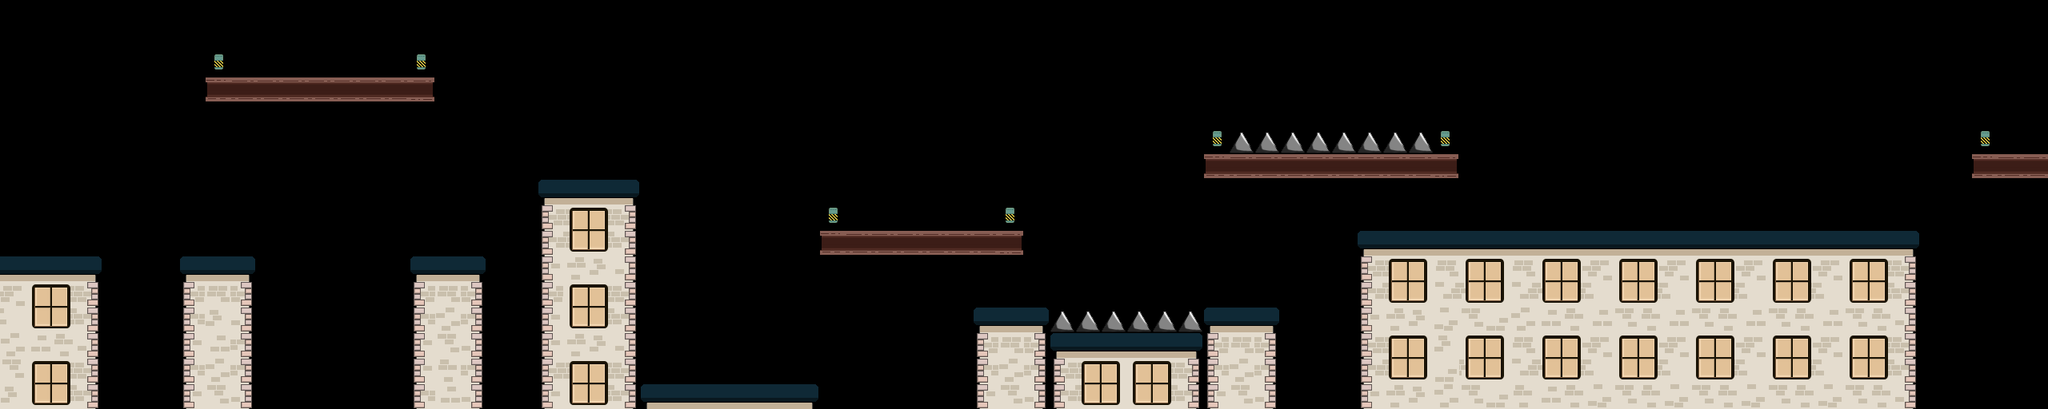

This game map was drawn from its Tiled (.tmx) file and the tilesets committed beside it. A one-line description and the trimmed map source follow:
An orthogonal 80x16 tile map with 32x32 px tiles, 1 tile layer (Tile Layer), 3 tilesets and 27 objects (19x Body, 2x HeroinSpawn, 2x PendulumSpawn, CannabisSpawn, PlayerSpawn, ...).

<map version="1.0" orientation="orthogonal" width="80" height="16" tilewidth="32" tileheight="32">
 <properties>
  <property name="props:Physics:DrawMode" value="" />
 </properties>
 <tileset firstgid="1" name="rooftops" tilewidth="32" tileheight="32">
  <image source="rooftops.png" width="320" height="192" />
 </tileset>
 <tileset firstgid="61" name="plank" tilewidth="32" tileheight="32">
  <image source="plank.png" width="96" height="96" />
 </tileset>
 <tileset firstgid="70" name="spikes 32px" tilewidth="32" tileheight="32">
  <image source="spikes 32px.png" width="64" height="96" />
 </tileset>
 <layer name="Tile Layer" width="80" height="16">
  <data>[1280 cells, 385 non-empty, 48 distinct tile ids]</data>
 </layer>
 <objectgroup name="Enemy" width="80" height="16">
  <object name="Ground" type="Body" x="1504" y="192" width="320" height="32">
   <properties>
    <property name="props:IsGround" value="" />
    <property name="props:bodyType" value="static" />
    <property name="props:friction" value="1" />
   </properties>
  </object>
  <object name="Spikes" type="Body" x="1536" y="164" width="256" height="27">
   <properties>
    <property name="props:IsSpike" value="" />
    <property name="props:bodyType" value="static" />
    <property name="props:bounce" value="1" />
    <property name="props:friction" value="1" />
   </properties>
  </object>
  <object name="Ground" type="Body" x="800" y="480" width="224" height="32">
   <properties>
    <property name="props:IsGround" value="" />
    <property name="props:bodyType" value="static" />
    <property name="props:friction" value="1" />
   </properties>
  </object>
  <object name="Heroin" type="HeroinSpawn" x="864" y="435">
   <properties>
    <property name="props:aggroRadius" value="96" />
    <property name="props:attackSpeed" value="1" />
    <property name="props:bulletSpeed" value="2" />
    <property name="props:enemyType" value="2" />
    <property name="props:patrolDirection" value="-1" />
    <property name="props:patrolRadius" value="64" />
    <property name="props:patrolSpeed" value="1" />
   </properties>
   <ellipse />
  </object>
  <object name="Heroin" type="HeroinSpawn" x="960" y="435">
   <properties>
    <property name="props:aggroRadius" value="96" />
    <property name="props:attackSpeed" value="1" />
    <property name="props:bulletSpeed" value="2" />
    <property name="props:enemyType" value="2" />
    <property name="props:patrolDirection" value="-1" />
    <property name="props:patrolRadius" value="64" />
    <property name="props:patrolSpeed" value="1" />
   </properties>
   <ellipse />
  </object>
  <object name="Ground" type="Body" x="2464" y="192" width="96" height="32">
   <properties>
    <property name="props:IsGround" value="" />
    <property name="props:bodyType" value="static" />
    <property name="props:friction" value="1" />
   </properties>
  </object>
  <object name="Ground" type="Body" x="1696" y="288" width="704" height="224">
   <properties>
    <property name="props:IsGround" value="" />
    <property name="props:bodyType" value="static" />
    <property name="props:friction" value="1" />
   </properties>
  </object>
  <object name="Cannabis" type="CannabisSpawn" x="2240" y="266">
   <properties>
    <property name="props:aggroRadius" value="128" />
    <property name="props:chaseRadius" value="128" />
    <property name="props:chaseSpeed" value="2" />
    <property name="props:enemyType" value="1" />
    <property name="props:patrolDirection" value="-1" />
    <property name="props:patrolRadius" value="64" />
    <property name="props:patrolSpeed" value="1" />
   </properties>
   <ellipse />
  </object>
  <object name="swing" type="PendulumSpawn" x="271" y="126">
   <properties>
    <property name="props:radius" value="80" />
   </properties>
   <ellipse />
  </object>
  <object name="swing" type="PendulumSpawn" x="528" y="125">
   <properties>
    <property name="props:radius" value="80" />
   </properties>
   <ellipse />
  </object>
  <object name="Ground" type="Body" x="0" y="-22" width="2561" height="19">
   <properties>
    <property name="props:IsGround" value="" />
    <property name="props:IsWall" value="" />
    <property name="props:bodyType" value="static" />
    <property name="props:friction" value="1" />
   </properties>
  </object>
  <object name="Ground" type="Body" x="-17" y="-2" width="15" height="516">
   <properties>
    <property name="props:IsGround" value="" />
    <property name="props:IsWall" value="" />
    <property name="props:bodyType" value="static" />
    <property name="props:friction" value="1" />
   </properties>
  </object>
 </objectgroup>
 <objectgroup name="Player" width="80" height="16">
  <object name="player" type="PlayerSpawn" x="46" y="288">
   <properties>
    <property name="props:Player" value="" />
    <property name="props:canJump" value="" />
    <property name="props:playerImage" value="Images/Neg/Main Char Neg.png" />
   </properties>
   <ellipse />
  </object>
 </objectgroup>
 <objectgroup name="Object Layer 1" width="80" height="16">
  <object name="Ground" type="Body" x="0" y="320" width="128" height="192">
   <properties>
    <property name="props:IsGround" value="" />
    <property name="props:bodyType" value="static" />
    <property name="props:friction" value="1" />
   </properties>
  </object>
  <object name="Ground" type="Body" x="672" y="224" width="128" height="288">
   <properties>
    <property name="props:IsGround" value="" />
    <property name="props:IsWall" value="" />
    <property name="props:bodyType" value="static" />
    <property name="props:friction" value="1" />
   </properties>
  </object>
  <object name="Ground" type="Body" x="128" y="512" width="2432" height="32">
   <properties>
    <property name="props:IsPit" value="" />
    <property name="props:bodyType" value="static" />
    <property name="props:friction" value="1" />
   </properties>
  </object>
  <object name="EndPoint" type="EndPointSpawn" x="2528" y="160">
   <ellipse />
  </object>
  <object name="Ground" type="Body" x="256" y="96" width="288" height="32">
   <properties>
    <property name="props:IsGround" value="" />
    <property name="props:bodyType" value="static" />
    <property name="props:friction" value="1" />
   </properties>
  </object>
  <object name="Ground" type="Body" x="224" y="320" width="96" height="192">
   <properties>
    <property name="props:IsGround" value="" />
    <property name="props:IsWall" value="" />
    <property name="props:bodyType" value="static" />
    <property name="props:friction" value="1" />
   </properties>
  </object>
  <object name="Ground" type="Body" x="2560" y="0" width="15" height="518">
   <properties>
    <property name="props:IsGround" value="" />
    <property name="props:IsWall" value="" />
    <property name="props:bodyType" value="static" />
    <property name="props:friction" value="1" />
   </properties>
  </object>
  <object name="Inhalant" type="InhalantSpawn" x="1952" y="264">
   <properties>
    <property name="props:aggroRadius" value="64" />
    <property name="props:enemyType" value="3" />
    <property name="props:patrolDirection" value="-1" />
    <property name="props:patrolRadius" value="32" />
    <property name="props:patrolSpeed" value="1" />
   </properties>
   <ellipse />
  </object>
 </objectgroup>
 <objectgroup name="Obstacle" width="80" height="16">
  <object name="Ground" type="Body" x="512" y="320" width="96" height="192">
   <properties>
    <property name="props:IsGround" value="" />
    <property name="props:IsWall" value="" />
    <property name="props:bodyType" value="static" />
    <property name="props:friction" value="1" />
   </properties>
  </object>
  </objectgroup>
</map>
<!-- 5 of 27 objects omitted -->